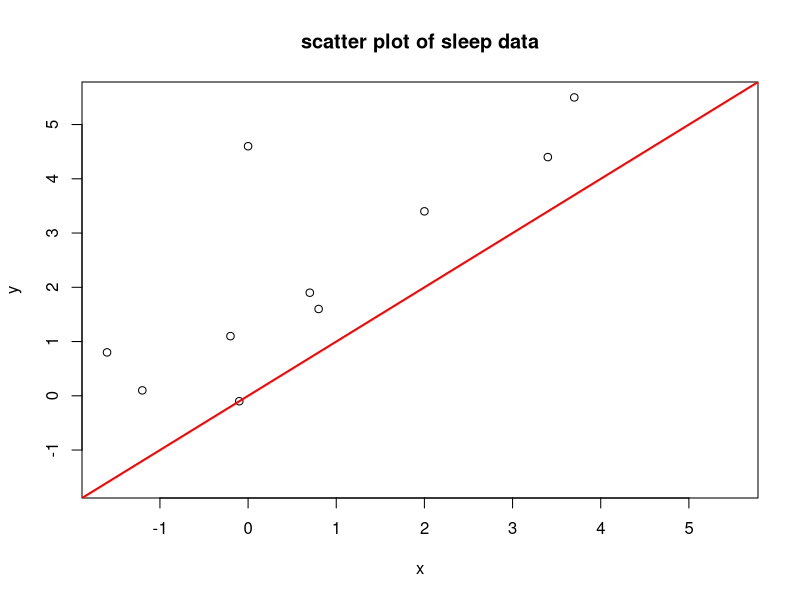

Source code (R):
### 平均の差の検定 (対応がある場合)
## データセットsleepによる例 (睡眠薬による睡眠時間の伸び)
(x <- subset(sleep, group==1, extra, drop=TRUE)) # group 1の睡眠時間の伸び
(y <- subset(sleep, group==2, extra, drop=TRUE)) # gropu 2の睡眠時間の伸び
t.test(x, y) # 対応を考慮しないt検定(Welchのt検定)
t.test(x, y, paired=TRUE) # 対応を考慮するt検定
t.test(x-y) # 対応を考慮する場合と同じ結果 
plot(x,y,xlim=range(x,y),ylim=range(x,y),
     main="scatter plot of sleep data")
abline(a=0,b=1,col="red",lwd=2)
